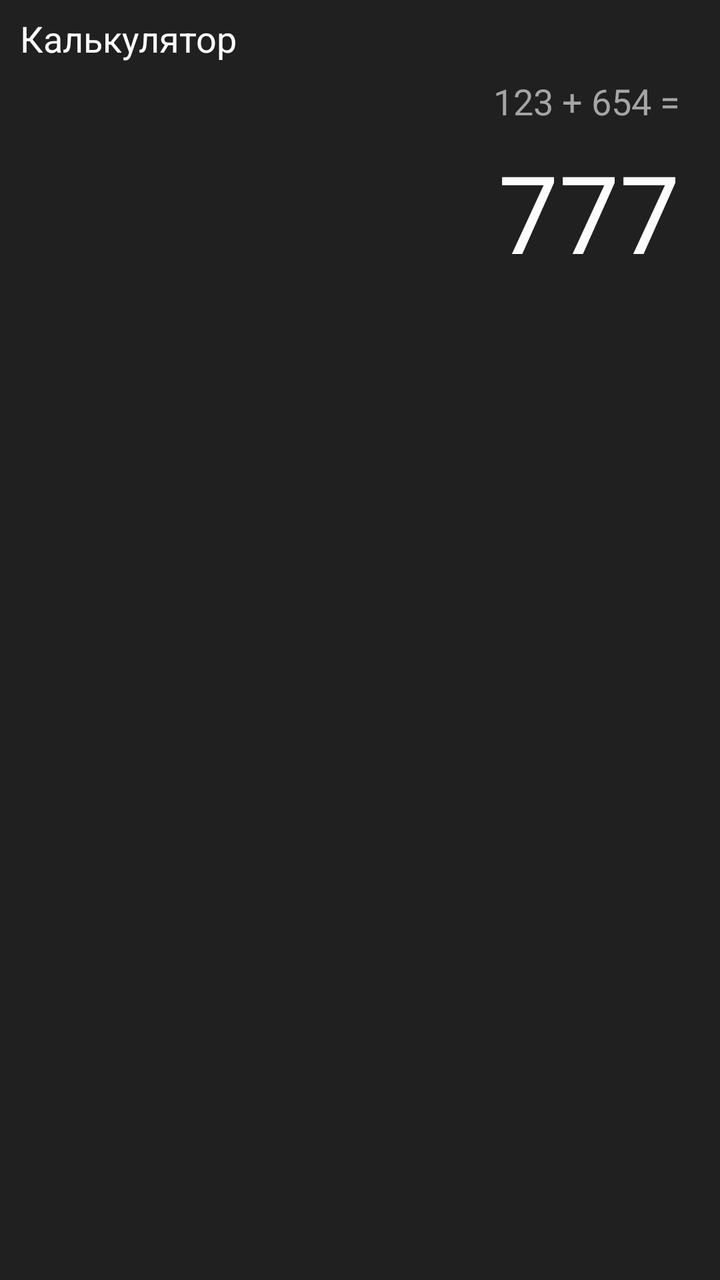
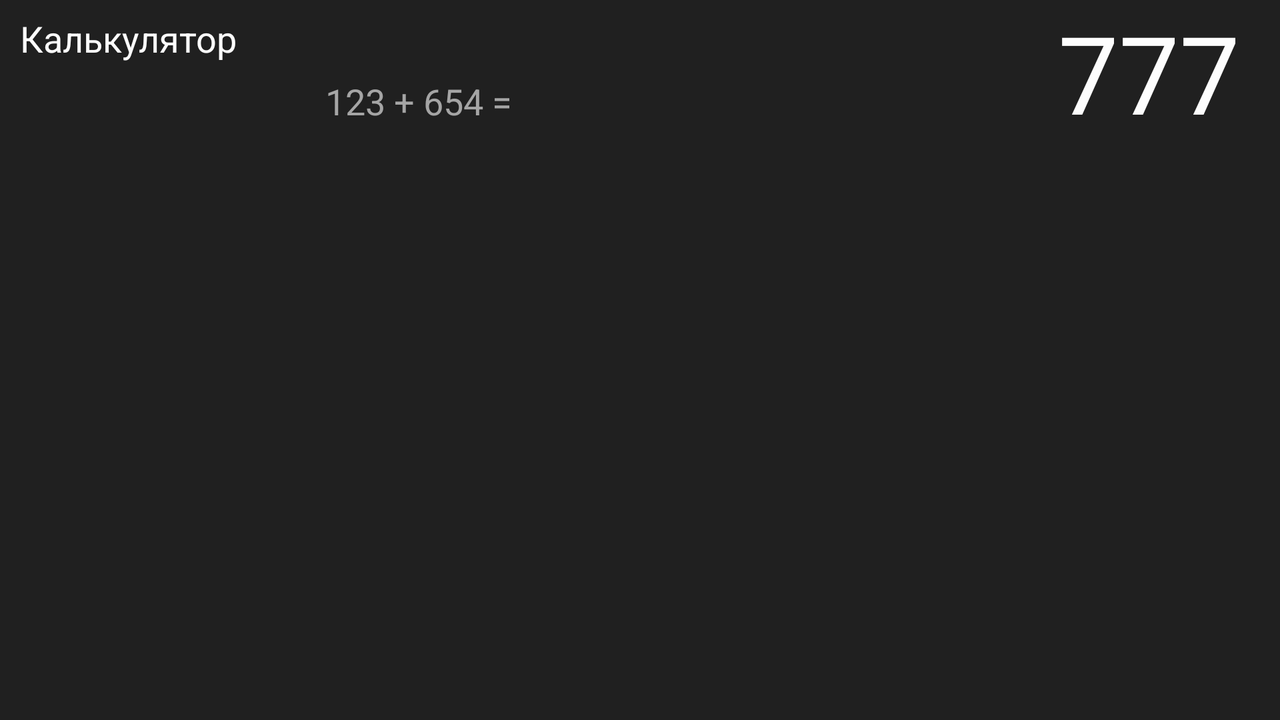

Two renders of one Android screen. The first uses the default layout on a phone; the second uses the alternative layout the repository ships for a different screen configuration, on a matching device. The two XML files are below.
<!-- AndroidManifest.xml: application theme Theme.Android213 -->
<!-- res/layout/activity_calc.xml -->
<?xml version="1.0" encoding="utf-8"?>
<LinearLayout xmlns:android="http://schemas.android.com/apk/res/android"
    xmlns:tools="http://schemas.android.com/tools"
    android:id="@+id/main"
    android:layout_width="match_parent"
    android:layout_height="match_parent"
    android:background="@color/calc_layout_bg"
    android:orientation="vertical"
    tools:context=".CalcActivity">

    <TextView

        android:layout_width="wrap_content"
        android:layout_height="wrap_content"
        android:paddingStart="10dp"
        android:paddingTop="7dp"
        android:text="@string/calc_tv_title"
        android:textColor="@color/calc_tv_res_fg"
        android:textSize="18sp"
        tools:ignore="RtlSymmetry" />

    <TextView
        android:id="@+id/calc_tv_expression"
        android:layout_width="match_parent"
        android:layout_height="wrap_content"
        android:gravity="end"
        android:paddingTop="7dp"
        android:paddingEnd="20dp"
        android:text=""
        android:textColor="@color/calc_tv_exp_fg"
        android:textSize="18sp"
        tools:ignore="RtlSymmetry"
        tools:text="123 + 654 =" />

    <TextView
        android:id="@+id/calc_tv_result"
        android:layout_width="match_parent"
        android:layout_height="wrap_content"
        android:gravity="end"
        android:paddingTop="7dp"
        android:paddingEnd="20dp"
        android:text=""
        android:textColor="@color/calc_tv_res_fg"
        android:textSize="54sp"
        tools:ignore="RtlSymmetry"
        tools:text="777" />

    
    
    
    

    <LinearLayout
        android:layout_width="match_parent"
        android:layout_height="match_parent"
        android:orientation="vertical"
        android:layout_margin="5dp">

        <LinearLayout
            style="@style/calc_row_memory_btn">
            <Button
                android:id="@+id/calc_btn_memory_clear"
                style="@style/calc_btn_memory"
                android:text="@string/calc_btn_memory_clear" />

            <Button
                android:id="@+id/calc_btn_memory_recall"
                style="@style/calc_btn_memory"
                android:text="@string/calc_btn_memory_recall" />

            <Button
                android:id="@+id/calc_btn_memory_plus"
                style="@style/calc_btn_memory"
                android:text="@string/calc_btn_memory_plus" />

            <Button
                android:id="@+id/calc_btn_memory_minus"
                style="@style/calc_btn_memory"
                android:text="@string/calc_btn_memory_minus" />

            <Button
                android:id="@+id/calc_btn_memory_store"
                style="@style/calc_btn_memory"
                android:text="@string/calc_btn_memory_store" />

            <Button
                android:id="@+id/calc_btn_memory_dropdown"
                style="@style/calc_btn_memory"
                android:text="@string/calc_btn_memory_dropdown" />
        </LinearLayout>

        <LinearLayout
            style="@style/calc_row_btn">
            <Button
                android:id="@+id/calc_btn_percent"
                style="@style/calc_btn_func"
                android:text="@string/calc_btn_percent"/>
            <Button
                android:id="@+id/calc_btn_ce"
                style="@style/calc_btn_func"
                android:text="@string/calc_btn_ce"/>
            <Button
                android:id="@+id/calc_btn_c"
                style="@style/calc_btn_func"
                android:text="@string/calc_btn_c"/>
            <Button
                android:id="@+id/calc_btn_backspace"
                style="@style/calc_btn_func"
                android:text="@string/calc_btn_backspace"/>
        </LinearLayout>

        <LinearLayout
            style="@style/calc_row_btn">
            <Button
                android:id="@+id/calc_btn_inv"
                style="@style/calc_btn_func"
                android:text="@string/calc_btn_inv"/>
            <Button
                android:id="@+id/calc_btn_sqr"
                style="@style/calc_btn_func"
                android:text="@string/calc_btn_sqr"/>
            <Button
                android:id="@+id/calc_btn_sqrt"
                style="@style/calc_btn_func"
                android:text="@string/calc_btn_sqrt"/>
            <Button
                android:id="@+id/calc_btn_div"
                style="@style/calc_btn_func"
                android:text="@string/calc_btn_div"/>
        </LinearLayout>

        <LinearLayout
            style="@style/calc_row_btn">
            <Button
                android:id="@+id/calc_btn_7"
                style="@style/calc_btn_digit"
                android:text="@string/calc_btn_7"/>
            <Button
                android:id="@+id/calc_btn_8"
                style="@style/calc_btn_digit"
                android:text="@string/calc_btn_8"/>
            <Button
                android:id="@+id/calc_btn_9"
                style="@style/calc_btn_digit"
                android:text="@string/calc_btn_9"/>
            <Button
                android:id="@+id/calc_btn_mul"
                style="@style/calc_btn_func"
                android:text="@string/calc_btn_mul"/>
        </LinearLayout>

        <LinearLayout
            style="@style/calc_row_btn">
            <Button
                android:id="@+id/calc_btn_4"
                style="@style/calc_btn_digit"
                android:text="@string/calc_btn_4"/>
            <Button
                android:id="@+id/calc_btn_5"
                style="@style/calc_btn_digit"
                android:text="@string/calc_btn_5"/>
            <Button
                android:id="@+id/calc_btn_6"
                style="@style/calc_btn_digit"
                android:text="@string/calc_btn_6"/>
            <Button
                android:id="@+id/calc_btn_sub"
                style="@style/calc_btn_func"
                android:text="@string/calc_btn_sub"/>
        </LinearLayout>

        <LinearLayout
            style="@style/calc_row_btn">
            <Button
                android:id="@+id/calc_btn_1"
                style="@style/calc_btn_digit"
                android:text="@string/calc_btn_1"/>
            <Button
                android:id="@+id/calc_btn_2"
                style="@style/calc_btn_digit"
                android:text="@string/calc_btn_2"/>
            <Button
                android:id="@+id/calc_btn_3"
                style="@style/calc_btn_digit"
                android:text="@string/calc_btn_3"/>
            <Button
                android:id="@+id/calc_btn_add"
                style="@style/calc_btn_func"
                android:text="@string/calc_btn_add"/>
        </LinearLayout>

        <LinearLayout
            style="@style/calc_row_btn">
            <Button
                android:id="@+id/calc_btn_pm"
                style="@style/calc_btn_digit"
                android:text="@string/calc_btn_pm"/>
            <Button
                android:id="@+id/calc_btn_0"
                style="@style/calc_btn_digit"
                android:text="@string/calc_btn_0"/>
            <Button
                android:id="@+id/calc_btn_dot"
                style="@style/calc_btn_digit"
                android:text="@string/calc_btn_dot"/>
            <Button
                android:id="@+id/calc_btn_equal"
                style="@style/calc_btn_equal"
                android:text="@string/calc_btn_equal"/>
        </LinearLayout>

    </LinearLayout>

</LinearLayout>
<!-- resources referenced by this layout -->
<resources>
  <color name="calc_layout_bg">#202020</color>
  <color name="calc_tv_exp_fg">#A5A5A5</color>
  <color name="calc_tv_res_fg">#FDFDFD</color>
  <string name="calc_btn_0">0</string>
  <string name="calc_btn_1">1</string>
  <string name="calc_btn_2">2</string>
  <string name="calc_btn_3">3</string>
  <string name="calc_btn_4">4</string>
  <string name="calc_btn_5">5</string>
  <string name="calc_btn_6">6</string>
  <string name="calc_btn_7">7</string>
  <string name="calc_btn_8">8</string>
  <string name="calc_btn_9">9</string>
  <string name="calc_btn_add">+</string>
  <string name="calc_btn_backspace">\u232b</string>
  <string name="calc_btn_c">C</string>
  <string name="calc_btn_ce">CE</string>
  <string name="calc_btn_div">÷</string>
  <string name="calc_btn_dot">,</string>
  <string name="calc_btn_equal">=</string>
  <string name="calc_btn_inv">⅟x</string>
  <string name="calc_btn_memory_clear">MC</string>
  <string name="calc_btn_memory_dropdown">M∨</string>
  <string name="calc_btn_memory_minus">M−</string>
  <string name="calc_btn_memory_plus">M+</string>
  <string name="calc_btn_memory_recall">MR</string>
  <string name="calc_btn_memory_store">MS</string>
  <string name="calc_btn_mul">×</string>
  <string name="calc_btn_percent">%</string>
  <string name="calc_btn_pm">±</string>
  <string name="calc_btn_sqr">x²</string>
  <string name="calc_btn_sqrt">√x</string>
  <string name="calc_btn_sub">−</string>
  <string name="calc_tv_title">Калькулятор</string>
  <style name="calc_btn_digit" parent="calc_btn">
          <item name="android:background">@drawable/calc_btn_digit</item>
      </style>
  <style name="calc_btn_equal" parent="calc_btn">
          <item name="android:background">@drawable/calc_btn_equal</item>
      </style>
  <style name="calc_btn_func" parent="calc_btn">
          <item name="android:background">@drawable/calc_btn_func</item>
      </style>
  <style name="calc_btn_memory" parent="calc_btn">
          <item name="android:padding">0dp</item>
          <item name="android:background">@android:color/transparent</item>
          <item name="android:textSize">14sp</item>
      </style>
  <style name="calc_row_btn">
          <item name="android:layout_width">match_parent</item>
          <item name="android:layout_weight">1</item>
          <item name="android:layout_height">0dp</item>
          <item name="android:orientation">horizontal</item>
      </style>
  <style name="calc_row_memory_btn">
          <item name="android:layout_width">match_parent</item>
          <item name="android:layout_height">wrap_content</item>
      </style>
  <style name="calc_btn">
          <item name="android:layout_width">0dp</item>
          <item name="android:layout_weight">1</item>
          <item name="android:layout_height">match_parent</item>
          <item name="android:layout_margin">2dp</item>
          <item name="android:textSize">20sp</item>
          <item name="backgroundTint">@null</item>
      </style>
  <!-- drawable calc_btn_digit (drawable) -->
  <?xml version="1.0" encoding="utf-8"?>
  <shape
      xmlns:android="http://schemas.android.com/apk/res/android"
      android:shape="rectangle">
  
      <corners android:radius="5dp"/>
  
      <solid android:color="@color/calc_btn_digit_bg"/>
  </shape>
  <!-- drawable calc_btn_equal (drawable) -->
  <?xml version="1.0" encoding="utf-8"?>
  <shape
      xmlns:android="http://schemas.android.com/apk/res/android"
      android:shape="rectangle">
  
      <corners android:radius="5dp"/>
  
      <solid android:color="@color/calc_btn_equal_bg"/>
  </shape>
  <!-- drawable calc_btn_func (drawable) -->
  <?xml version="1.0" encoding="utf-8"?>
  <shape
      xmlns:android="http://schemas.android.com/apk/res/android"
      android:shape="rectangle">
  
      <corners android:radius="5dp"/>
  
      <solid android:color="@color/calc_btn_func_bg"/>
  </shape>
  <color name="calc_btn_digit_bg">#3B3B3B</color>
  <color name="calc_btn_equal_bg">#4BC0FD</color>
  <color name="calc_btn_func_bg">#323232</color>
</resources>
<!-- res/layout-land/activity_calc.xml (the repository's variant of the layout above) -->
<!-- drawn on the phone turned sideways -->
<?xml version="1.0" encoding="utf-8"?>
<LinearLayout xmlns:android="http://schemas.android.com/apk/res/android"
    xmlns:tools="http://schemas.android.com/tools"
    android:id="@+id/main"
    android:layout_width="match_parent"
    android:layout_height="match_parent"
    android:background="@color/calc_layout_bg"
    android:orientation="vertical"
    tools:context=".CalcActivity">

    <LinearLayout
        android:layout_width="match_parent"
        android:layout_height="wrap_content"
        android:orientation="horizontal">

        <LinearLayout
            android:layout_width="0dp"
            android:layout_weight="2"
            android:layout_height="wrap_content"
            android:orientation="vertical">

            <TextView
                android:layout_width="wrap_content"
                android:layout_height="wrap_content"
                android:paddingStart="10dp"
                android:paddingTop="7dp"
                android:text="@string/calc_tv_title"
                android:textColor="@color/calc_tv_res_fg"
                android:textSize="18sp"
                tools:ignore="RtlSymmetry" />

            <TextView
                android:id="@+id/calc_tv_expression"
                android:layout_width="match_parent"
                android:layout_height="wrap_content"
                android:gravity="end"
                android:paddingTop="7dp"
                android:text=""
                android:textColor="@color/calc_tv_exp_fg"
                android:textSize="18sp"
                tools:text="123 + 654 ="
                tools:ignore="RtlSymmetry" />
        </LinearLayout>

        <TextView
            android:id="@+id/calc_tv_result"
            android:layout_width="0dp"
            android:layout_weight="3"
            android:layout_height="wrap_content"
            android:gravity="end"
            android:paddingEnd="20dp"
            android:paddingTop="0dp"
            android:text=""
            android:textColor="@color/calc_tv_res_fg"
            android:textSize="54sp"
            tools:text="777"
            tools:ignore="RtlSymmetry" />

    </LinearLayout>


    <LinearLayout
        android:layout_width="match_parent"
        android:layout_height="match_parent"
        android:orientation="vertical"
        android:layout_margin="5dp">

        <LinearLayout
            style="@style/calc_row_memory_btn">
            <Button
                android:id="@+id/calc_btn_memory_clear"
                style="@style/calc_btn_memory"
                android:text="@string/calc_btn_memory_clear" />

            <Button
                android:id="@+id/calc_btn_memory_recall"
                style="@style/calc_btn_memory"
                android:text="@string/calc_btn_memory_recall" />

            <Button
                android:id="@+id/calc_btn_memory_plus"
                style="@style/calc_btn_memory"
                android:text="@string/calc_btn_memory_plus" />

            <Button
                android:id="@+id/calc_btn_memory_minus"
                style="@style/calc_btn_memory"
                android:text="@string/calc_btn_memory_minus" />

            <Button
                android:id="@+id/calc_btn_memory_store"
                style="@style/calc_btn_memory"
                android:text="@string/calc_btn_memory_store" />

            <Button
                android:id="@+id/calc_btn_memory_dropdown"
                style="@style/calc_btn_memory"
                android:text="@string/calc_btn_memory_dropdown" />
        </LinearLayout>



        <LinearLayout
            style="@style/calc_row_btn">
            <Button
                android:id="@+id/calc_btn_percent"
                style="@style/calc_btn_func"
                android:text="@string/calc_btn_percent"/>
            <Button
                android:id="@+id/calc_btn_div"
                style="@style/calc_btn_func"
                android:text="@string/calc_btn_div"/>
            <Button
                android:id="@+id/calc_btn_7"
                style="@style/calc_btn_digit"
                android:text="@string/calc_btn_7"/>
            <Button
                android:id="@+id/calc_btn_8"
                style="@style/calc_btn_digit"
                android:text="@string/calc_btn_8"/>
            <Button
                android:id="@+id/calc_btn_9"
                style="@style/calc_btn_digit"
                android:text="@string/calc_btn_9"/>
            <Button
                android:id="@+id/calc_btn_backspace"
                style="@style/calc_btn_func"
                android:text="@string/calc_btn_backspace"/>

        </LinearLayout>

        <LinearLayout
            style="@style/calc_row_btn">
            <Button
                android:id="@+id/calc_btn_inv"
                style="@style/calc_btn_func"
                android:text="@string/calc_btn_inv"/>
            <Button
                android:id="@+id/calc_btn_mul"
                style="@style/calc_btn_func"
                android:text="@string/calc_btn_mul"/>
            <Button
                android:id="@+id/calc_btn_4"
                style="@style/calc_btn_digit"
                android:text="@string/calc_btn_4"/>
            <Button
                android:id="@+id/calc_btn_5"
                style="@style/calc_btn_digit"
                android:text="@string/calc_btn_5"/>
            <Button
                android:id="@+id/calc_btn_6"
                style="@style/calc_btn_digit"
                android:text="@string/calc_btn_6"/>
            <Button
                android:id="@+id/calc_btn_c"
                style="@style/calc_btn_func"
                android:text="@string/calc_btn_c"/>

        </LinearLayout>

        <LinearLayout
            style="@style/calc_row_btn">
            <Button
                android:id="@+id/calc_btn_sqr"
                style="@style/calc_btn_func"
                android:text="@string/calc_btn_sqr"/>
            <Button
                android:id="@+id/calc_btn_sub"
                style="@style/calc_btn_func"
                android:text="@string/calc_btn_sub"/>
            <Button
                android:id="@+id/calc_btn_1"
                style="@style/calc_btn_digit"
                android:text="@string/calc_btn_1"/>
            <Button
                android:id="@+id/calc_btn_2"
                style="@style/calc_btn_digit"
                android:text="@string/calc_btn_2"/>
            <Button
                android:id="@+id/calc_btn_3"
                style="@style/calc_btn_digit"
                android:text="@string/calc_btn_3"/>
            <Button
                android:id="@+id/calc_btn_ce"
                style="@style/calc_btn_func"
                android:text="@string/calc_btn_ce"/>

        </LinearLayout>

        <LinearLayout
            style="@style/calc_row_btn">
            <Button
                android:id="@+id/calc_btn_sqrt"
                style="@style/calc_btn_func"
                android:text="@string/calc_btn_sqrt"/>
            <Button
                android:id="@+id/calc_btn_add"
                style="@style/calc_btn_func"
                android:text="@string/calc_btn_add"/>
            <Button
                android:id="@+id/calc_btn_pm"
                style="@style/calc_btn_digit"
                android:text="@string/calc_btn_pm"/>
            <Button
                android:id="@+id/calc_btn_0"
                style="@style/calc_btn_digit"
                android:text="@string/calc_btn_0"/>
            <Button
                android:id="@+id/calc_btn_dot"
                style="@style/calc_btn_digit"
                android:text="@string/calc_btn_dot"/>
            <Button
                android:id="@+id/calc_btn_equal"
                style="@style/calc_btn_equal"
                android:text="@string/calc_btn_equal"/>
        </LinearLayout>

    </LinearLayout>

</LinearLayout>
